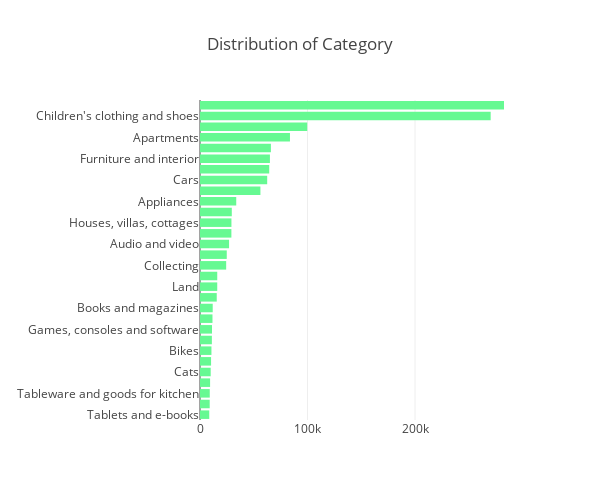

Notebook code for this chart:
### Markdown cell above
> - In this dataset, maximum number of items are present under "Personal Belonging" parent category equal to about 700K items. 
> - Home and Garden, and Consumer Electronic items are also populated in Avito.
> - Reletively, fewer number of items which are related to Businesses are present (18K)

<a id="5-4"></a>
### 5.4 Lets look at the distribution of Category

### Code cell
_generate_bar_plot_hor(train_df, cols[1], "Distribution of Category", '#66f992', 600, 500, 200, limit=30)

### Figure 1 — Plotly figure (JSON) as saved in the notebook; plotly's stock layout.template omitted (floating-point values rounded to 4 significant figures)
{"data": [{"marker": {"color": "#66f992"}, "orientation": "h", "type": "bar", "x": [8624, 9025, 9076, 9394, 9951, 10297, 10638, 11040, 11167, 11612, 11819, 15566, 16038, 16047, 24346, 24881, 27036, 29198, 29244, 29565, 33705, 56201, 62494, 64385, 65035, 65944, 83670, 99747, 270359, 282753], "y": ["Tablets and e-books", "Plants", "Tableware and goods for kitchen", "Trucks and buses", "Cats", "Laptops", "Bikes", "Other animals", "Games, consoles and software", "Dogs", "Books and magazines", "Watches and jewelry", "Land", "Equipment for business", "Collecting", "Sports and recreation", "Audio and video", "Health and beauty", "Houses, villas, cottages", "Products for computer", "Appliances", "Repair and construction", "Cars", "Offer services", "Furniture and interior", "Phones", "Apartments", "Children's products and toys", "Children's clothing and shoes", "Clothing, shoes, accessories"]}], "layout": {"height": 500, "margin": {"l": 200}, "title": "Distribution of Category", "width": 600}}
